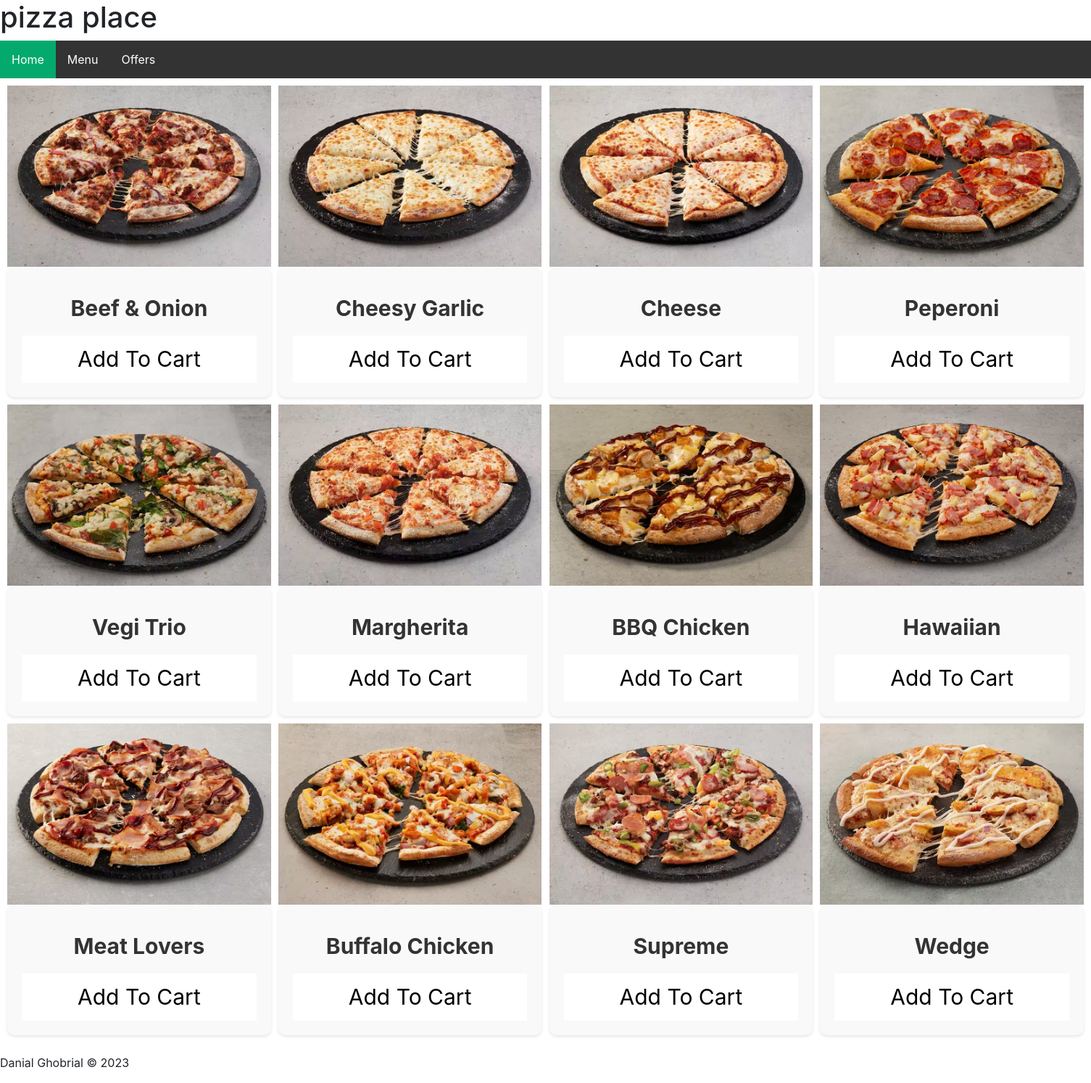
The page /menu on the database its author committed.
### tables this page shows
CREATE TABLE Pizza (ID INTEGER PRIMARY KEY, Type TEXT, Price REAL, photo);

### routes.py (the view)
@app.route('/menu')
def menu():
    conn = sqlite3.connect(DATABASE)
    cur = conn.cursor()
    cur.execute('SELECT * FROM Pizza')
    results = cur.fetchall()
    return render_template('menu.html', results=results)

### templates/menu.html (shortened to what this page needs)
{% extends "layout.html" %}
{% block content %}
<div class="gridmenu">
{% for item in results%}
<div class="middleimage">
   <a href="/pizza/{{item[0]}}"><img src="{{ item[3] }}">
      <form class="menuform" action="/menucart" method="post">
         <div class="middletext">
         <a><b>{{item[1]}}</b></a>
      </div>
      <button>Add To Cart</button>
     </form>
    </a>
   </div>
      {% endfor %}
   </div>
{% endblock %}

### templates/layout.html (shortened to what this page needs)
<!DOCTYPE html>
<html>
    <head>
        <link rel="stylesheet" href="../static/CSS/style.css">
    </head>
    <body>
        <header>
            {% include "header.html" %}
        </header>
        <nav>
            {% include "nav.html" %}
        </nav>
        <main>
            {% block content %}{% endblock %}
        </main>
        <footer>
            {% include "footer.html" %}
        </footer>
    </body>
</html>

### templates/header.html
<h1>pizza place</h1>

### templates/nav.html
<ul class="topnav">
    {% if 'user' not in session %}
    <li><a class="active" href="/">Home</a></li>
    <li><a href="/menuout">Menu</a></li>
    <li><a href="/offers">Offers</a></li>
    {% else %}
    <li><a class="active" href="/">Home</a></li>
    <li><a href="/menu">Menu</a></li>
    <li><a href="/offers">Offers</a></li>
    <li><a href="/stores">Stores</a></li>
    <li class="right"><a href="/checkout"><img src="/static/Images/checkout.png" alt="checkout"></a></li>
    {% endif %}
</ul>

### templates/footer.html (shortened to what this page needs)
<!DOCTYPE html>
<html>
<head>
    <link rel="stylesheet" href="https://cdnjs.cloudflare.com/ajax/libs/twitter-bootstrap/4.1.3/css/bootstrap.min.css">
</head>
<body>
    <div class="footer-basic">
        <footer>
            <p class="copyright">Danial Ghobrial © 2023</p>
        </footer>
    </div>
</body>
</html>

### static/CSS/style.css (style rules this page uses)
body { font-family: Cambria, Cochin, Georgia, Times, 'Times New Roman', serif; background-color: #ffffff; color: #333333; margin: 0; padding: 0; line-height: 1.6; }
ul.topnav { list-style-type: none; margin: 0; padding: 0; overflow: auto; background-color: #333; }
ul.topnav li { float: left; }
ul.topnav li a { display: block; color: white; text-align: center; padding: 14px 16px; text-decoration: none; }
ul.topnav li a.active { background-color: #04AA6D; }
button { background-color: #ffffff; color: rgb(0, 0, 0); border: none; border-radius: 5px; padding: 10px 20px; font-size: 16px; cursor: pointer; transition: background-color 0.2s, transform 0.2s; }
form { display: flex; flex-direction: column; gap: 15px; padding: 20px; background-color: #f9f9f9; border-radius: 10px; box-shadow: 0 2px 4px rgba(0, 0, 0, 0.1); }
.gridmenu { display: grid; grid-template-columns: auto auto auto auto; gap: 10px; background-color: #ffffff; padding: 10px; }
.gridmenu img { height: 250px; margin: auto; }
.gridmenu > div { background-color: rgba(255, 255, 255, 0.8); text-align: center; font-size: 30px; }
.middleimage { margin: auto; }
.menuform { display: flex; flex-direction: column; gap: 15px; padding: 20px; background-color: #f9f9f9; border-radius: 10px; box-shadow: 0 2px 4px rgba(0, 0, 0, 0.1); }
.middletext { color: #333; }

### rows shown on the page
Pizza: photo (picture), Type "Beef & Onion"
Pizza: photo (picture), Type "Cheesy Garlic"
Pizza: photo (picture), Type "Cheese"
Pizza: photo (picture), Type "Peperoni"
Pizza: photo (picture), Type "Vegi Trio"
Pizza: photo (picture), Type "Margherita"
Pizza: photo (picture), Type "BBQ Chicken"
Pizza: photo (picture), Type "Hawaiian"
Pizza: photo (picture), Type "Meat Lovers"
Pizza: photo (picture), Type "Buffalo Chicken"
Pizza: photo (picture), Type "Supreme"
Pizza: photo (picture), Type "Wedge"
